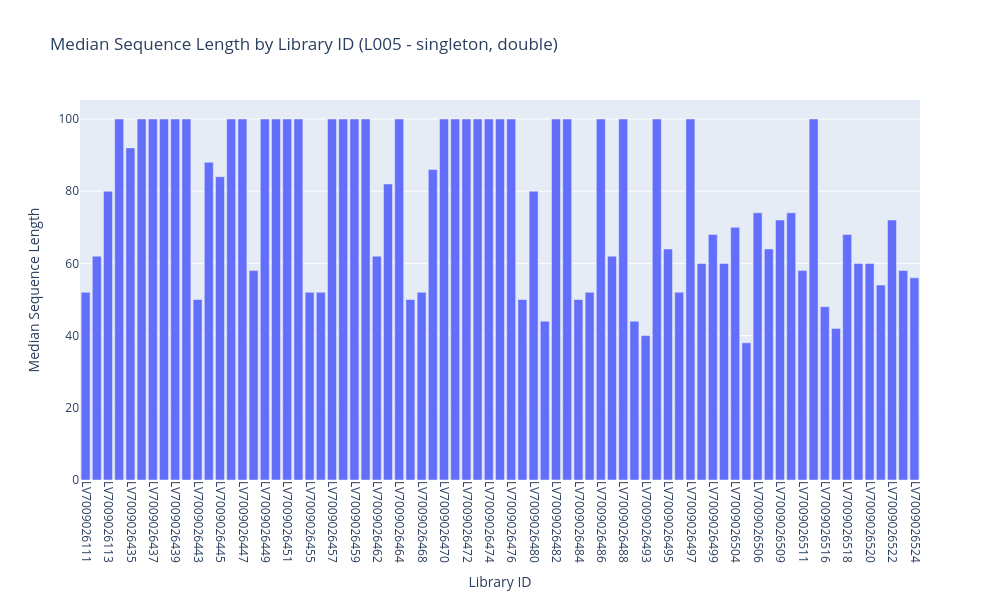

Write notebook code for a chart like this one.
### Markdown cell above
Median sequence length double stranded singleton per library

### Code cell
# Filter the data for the specific conditions
filtered_data = data_nsX_ds[
    (data_nsX_ds['Lane'] == 'L005') & (data_nsX_ds['Read Type'] == 'singleton')
]

# Create the bar plot
fig = px.bar(
    data_frame=filtered_data,
    x="library_id",
    y="fastqc_trimmed__median_sequence_length",
    title="Median Sequence Length by Library ID (L005 - singleton, double)",
    labels={
        "library_id": "Library ID",
        "fastqc_trimmed__median_sequence_length": "Median Sequence Length"
    }
)

# Rotate x-axis labels
fig.update_layout(
    xaxis_tickangle=90,  # Rotate x-axis labels 90 degrees
    height=600,         # Adjust the height of the plot
    width=1000          # Adjust the width of the plot
)

# Show the plot
fig.show()

### Figure 1 — Plotly figure (JSON) as saved in the notebook; plotly's stock layout.template omitted (floating-point values rounded to 4 significant figures)
{"data": [{"alignmentgroup": "True", "hovertemplate": "Library ID=%{x}<br>Median Sequence Length=%{y}<extra></extra>", "legendgroup": "", "marker": {"color": "#636efa", "pattern": {"shape": ""}}, "name": "", "offsetgroup": "", "orientation": "v", "showlegend": false, "textposition": "auto", "type": "bar", "x": ["LV7009026111", "LV7009026112", "LV7009026113", "LV7009026434", "LV7009026435", "LV7009026436", "LV7009026437", "LV7009026438", "LV7009026439", "LV7009026440", "LV7009026443", "LV7009026444", "LV7009026445", "LV7009026446", "LV7009026447", "LV7009026448", "LV7009026449", "LV7009026450", "LV7009026451", "LV7009026452", "LV7009026455", "LV7009026456", "LV7009026457", "LV7009026458", "LV7009026459", "LV7009026460", "LV7009026462", "LV7009026463", "LV7009026464", "LV7009026467", "LV7009026468", "LV7009026469", "LV7009026470", "LV7009026471", "LV7009026472", "LV7009026473", "LV7009026474", "LV7009026475", "LV7009026476", "LV7009026479", "LV7009026480", "LV7009026481", "LV7009026482", "LV7009026483", "LV7009026484", "LV7009026485", "LV7009026486", "LV7009026487", "LV7009026488", "LV7009026492", "LV7009026493", "LV7009026494", "LV7009026495", "LV7009026496", "LV7009026497", "LV7009026498", "LV7009026499", "LV7009026500", "LV7009026504", "LV7009026505", "LV7009026506", "LV7009026508", "LV7009026509", "LV7009026510", "LV7009026511", "LV7009026512", "LV7009026516", "LV7009026517", "LV7009026518", "LV7009026519", "LV7009026520", "LV7009026521", "LV7009026522", "LV7009026523", "LV7009026524"], "xaxis": "x", "y": [52, 62, 80, 100, 92, 100, 100, 100, 100, 100, 50, 88, 84, 100, 100, 58, 100, 100, 100, 100, 52, 52, 100, 100, 100, 100, 62, 82, 100, 50, 52, 86, 100, 100, 100, 100, 100, 100, 100, 50, 80, 44, 100, 100, 50, 52, 100, 62, 100, 44, 40, 100, 64, 52, 100, 60, 68, 60, 70, 38, 74, 64, 72, 74, 58, 100, 48, 42, 68, 60, 60, 54, 72, 58, 56], "yaxis": "y"}], "layout": {"barmode": "relative", "height": 600, "legend": {"tracegroupgap": 0}, "title": {"text": "Median Sequence Length by Library ID (L005 - singleton, double)"}, "width": 1000, "xaxis": {"anchor": "y", "domain": [0, 1], "tickangle": 90, "title": {"text": "Library ID"}}, "yaxis": {"anchor": "x", "domain": [0, 1], "title": {"text": "Median Sequence Length"}}}}
